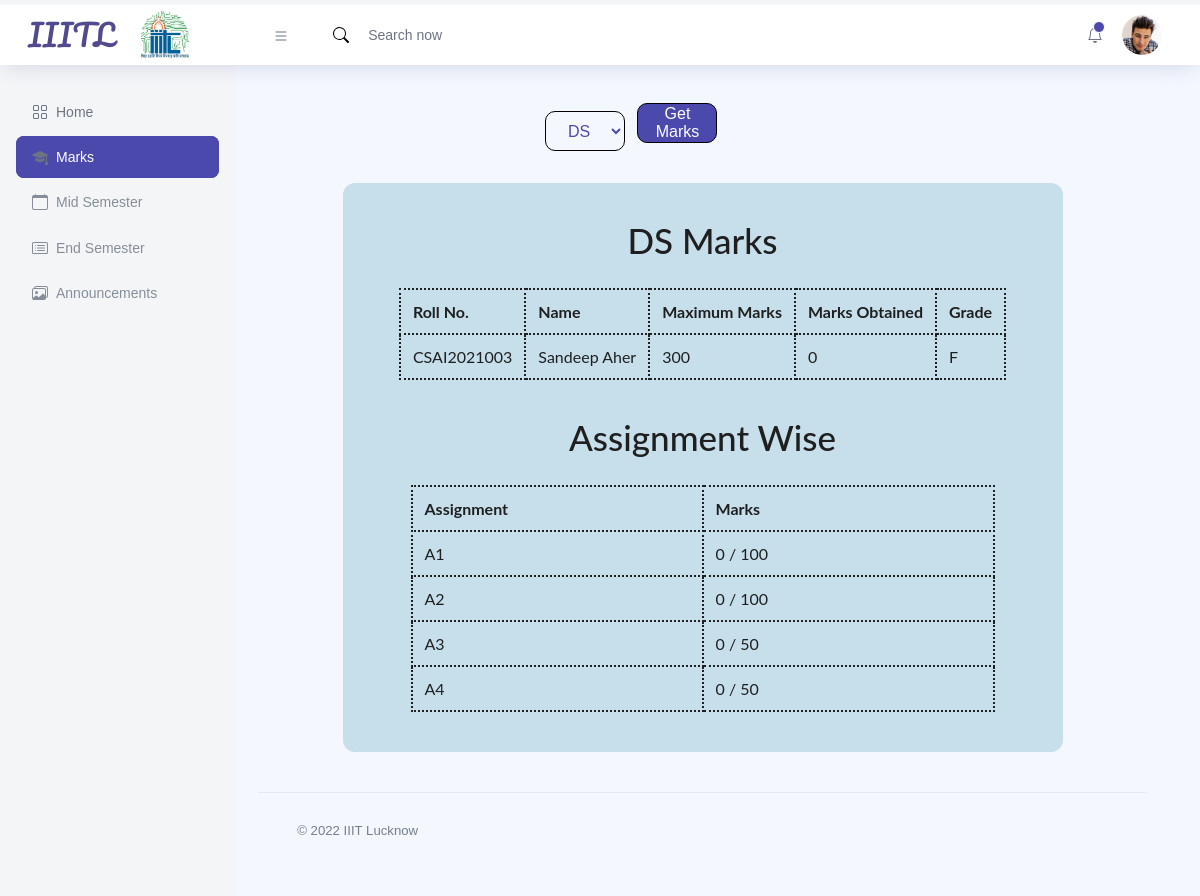
/std-marks (signed in), run on the app's committed database.
### website/models.py (models this page shows, shortened)
class Subjects(db.Model):
    id = db.Column(db.Integer, primary_key=True)
    crs = db.Column(db.Integer, db.ForeignKey('courses.id'))
    subject = db.Column(db.String[100], nullable=False)
    teacher=db.Column(db.Integer,db.ForeignKey('teacher.tid'))
    graderange=db.Column(db.String[200],nullable=True)
    sems = db.relationship("Sems")

class Student(db.Model, UserMixin):
    sid = db.Column(db.Integer, primary_key=True)
    sfname = db.Column(db.String[50], nullable=False)
    slname = db.Column(db.String[50], nullable=False)
    sbranch = db.Column(db.Integer,db.ForeignKey('courses.id'))
    sroll = db.Column(db.Integer, nullable=False)    # {sbranch}-{syear}-{sroll}@std.clg.com
    semail = db.Column(db.String[100], nullable=False)
    syear = db.Column(db.Integer,db.ForeignKey('years.year'))
    spass = db.Column(db.String[100], nullable=False)    # YYYY-MM-DD
    sdob = db.Column(db.String[100], nullable=False)
    role = db.Column(db.String[100], default='student')    # crs=db.Column(db.Integer, db.ForeignKey('courses.id'))
    smarks=db.relationship('Marks')

class Assignments(db.Model):
    id = db.Column(db.Integer, primary_key=True)
    assi = db.Column(db.String[100], nullable=False)
    maxnum=db.Column(db.Integer,nullable=True)
    part=db.Column(db.Integer,default=1)
    sem = db.Column(db.Integer, db.ForeignKey('sems.id'))

### website/loginfunction.py (the view)
        def wrapper(*args,**kwargs):
            if current_user.is_authenticated:
                if(role==current_user.role):
                    return f(*args,**kwargs)
                else:
                    return redirect(f'/{current_user.role}-home')
            else:
                flash("You Are Not Logged In!",'error')
                return redirect('/')

### website/loginfunction.py (called while the page is built)
def loginchecker(role="None"):
    def inner(f):
        def wrapper(*args,**kwargs):
            if current_user.is_authenticated:
                if(role==current_user.role):
                    return f(*args,**kwargs)
                else:
                    return redirect(f'/{current_user.role}-home')
            else:
                flash("You Are Not Logged In!",'error')
                return redirect('/')
        wrapper.__name__=f.__name__
        return wrapper
    return inner

### website/templates/studentMarks.html (shortened to what this page needs)
<!DOCTYPE html>
<html lang="en">
  <head>
    <link rel="stylesheet" href="/static/stdMarks.css" />
    <link rel="stylesheet" href="/static/style.css" />
    <link rel="stylesheet" href="/static/sheet.css">
  </head>
  <body class="">
    <div class="container-scroller" style="margin-top: -6.5vh">
      {% include 'navBars/studentNav.html' %}
      <div class="container-fluid page-body-wrapper pt-0">
        {% include 'sideBars/marksSide.html' %}
        <div class="main-panel">
          <div class="content-wrapper">
            <div class="row">
              <div class="row">
                <div class="col-md-12 grid-margin">
                  <div class="row">
                    <form action="" method="post">
                      <select name="subselect" class="selOp" style="background-color: #F5F7FF; color: #4B49AC">
                        {% for subid,sub in sublist.items() %}
                          <option value="{{subid}}">{{sub}}</option>
                        {% endfor %}
                      </select>
                      <button type="submit" class="selOp" style="margin-left: 1vh; background-color: #4B49AC; color: white;">Get Marks</button>
                    </form>
                  </div>
              <div class="container">
                <h2 style="margin-bottom: 30px;">{{sub}} Marks</h2>
                <table>
                  <thead>
                    <tr>
                      <th>Roll No.</th>
                      <th>Name</th>
                      <th>Maximum Marks</th>
                      <th>Marks Obtained</th>
                      <th>Grade</th>
                    </tr>
                  </thead>
                  <tbody>
                    <tr>
                      <td>{{cu.semail.split("@")[0]}}</td>
                      <td>{{cu.sfname}} {{cu.slname}}</td>
                      <td>{{maxmark}}</td>
                      <td>{{markgot}}</td>
                      <td>{{gradegot}}</td>
                    </tr>
                  </tbody>
                </table>
                <h2 style="padding-top: 40px ; margin-bottom: 30px;">Assignment Wise</h2>
                <table >
                  <thead>
                    <tr>
                      <th style="column-width: 265px;">Assignment</th>
                      <th style="column-width: 265px;">Marks</th>
                    </tr>
                  </thead>
                  <tbody>
                    {% for assi,mark in assiwise.items() %}
                    <tr>
                      <td style="column-width: 100px;">{{assi}}</td>
                      <td style="column-width: 100px;">{{mark[0]}} / {{mark[1]}}</td>
                    </tr>
                    {% endfor %}
                  </tbody>
                </table>
              </div>
            </div>
            <footer class="footer">
              <div
                class="d-sm-flex justify-content-center justify-content-sm-between"
              >
                <span
                  class="text-muted text-center text-sm-left d-block d-sm-inline-block"
                  >© 2022 IIIT Lucknow</span
                >
              </div>
            </footer>
          </div>
        </div>
      </div>
    </div>
  </body>
</html>

### website/static/stdMarks.css (style rules this page uses)
.container { -webkit-transform-style: preserve-3d; transform-style: preserve-3d; -webkit-perspective: 1000px; perspective: 1000px; }
.selOp { margin-left: 34vh; margin-bottom: 4vh; height: 5vh; width: 10vh; text-align: center; border-radius: 10px; border: 1px solid black; }

### website/static/sheet.css (style rules this page uses)
.content-wrapper { display: flex; align-items: center; justify-content: center; }
::placeholder { color: #4245a8; padding-left: 1vh; }

### website/templates/studentMarks.html (style rules this page uses)
.container { width: 720px; height: fit-content; margin: 0 auto; padding-left: 32px; padding-right: 32px; padding-top: 40px; padding-bottom: 40px; border-radius: 12px; background-color: #c6dfeb; font-family: Lato; }
.container h2 { text-align: center; }
table { margin: 0 auto; }
td, th { padding: 12px; border: 2px dotted; }

### data on the page
Subjects: subject "DS"
Student: semail "CSAI2021003", sfname "Sandeep", slname "Aher"
Assignments: assi "A1", mark "0", maxnum "100"
Assignments: assi "A2", mark "0", maxnum "100"
Assignments: assi "A3", mark "0", maxnum "50"
Assignments: assi "A4", mark "0", maxnum "50"

### other printed values
{{ maxmark }} "300"
{{ markgot }} "0"
{{ gradegot }} "F"
form field subselect "DS"
